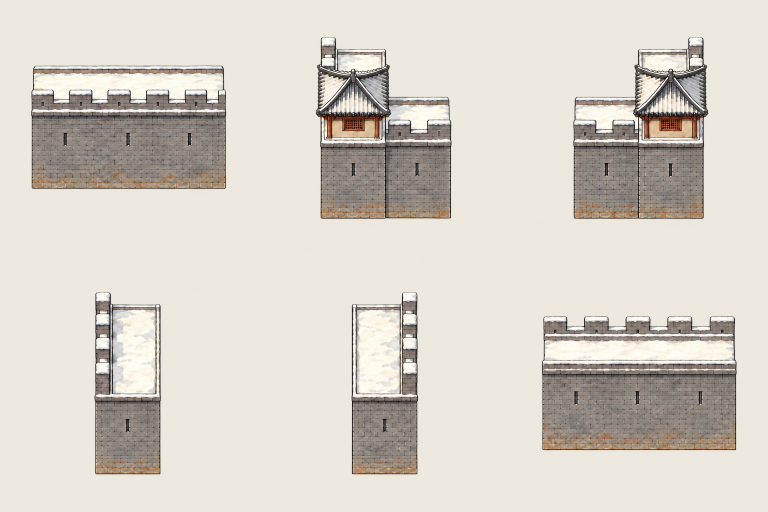
#> input picture attempts/s1-03/preview.png, 1536 x 1024 px (shown at 1/2 size)
$ python key.py s1-03/preview.png out.png out.png
#> lines starting #> are read from the running program, lines starting #| are printed output that depends on the picture
# key.py <in.png> <out.png> [preview.png]
# Deterministic magenta key. Alpha is the estimated magenta share of each pixel:
#  - near the background (within NEAR px), from p = (r+b)/2 - g, which is ~0 for
#    the warm/neutral foreground (snow, timber, rope, ink) and ~248 for magenta;
#  - everywhere, from q = b - g and from m = min(r,b) - g (shaded magenta), which is below 25 for snow (even its blue-grey
#    shadows), timber, red canvas, pine and ink, and ~247 for magenta.
# Edge colours are then un-mixed from the measured background colour, and
# fully opaque pixels are kept exactly as generated.
import sys, numpy as np
from PIL import Image
src = np.asarray(Image.open(sys.argv[1]).convert('RGB')).astype(np.float64)
r, g, b = src[..., 0], src[..., 1], src[..., 2]
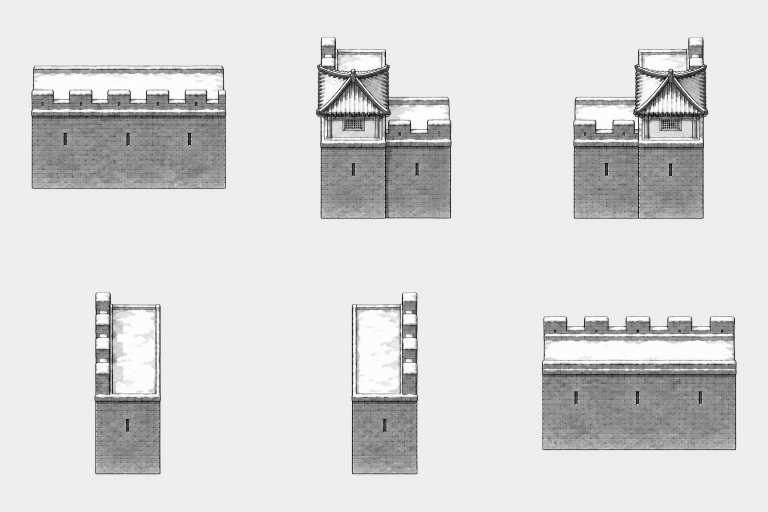
#> r: shape (1024, 1536) float64 (shown at 1/2 size); min 0, max 254, mean 216.2
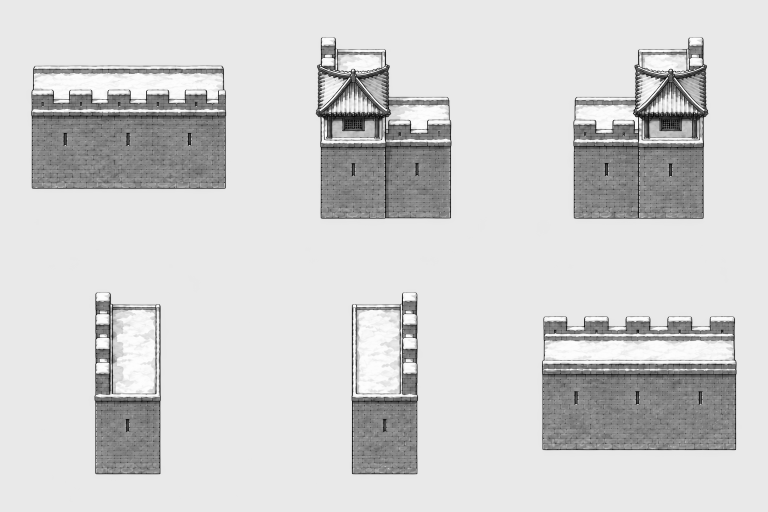
#> g: shape (1024, 1536) float64 (shown at 1/2 size); min 0, max 254, mean 210
m = np.minimum(r, b) - g
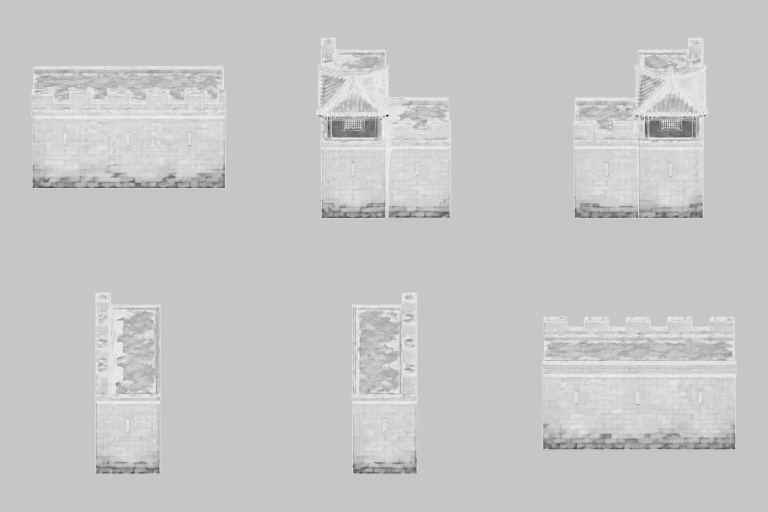
#> m: shape (1024, 1536) float64 (shown at 1/2 size); min -73, max 8, mean -9.63; drawn with min black and max white
p = (r + b) / 2 - g
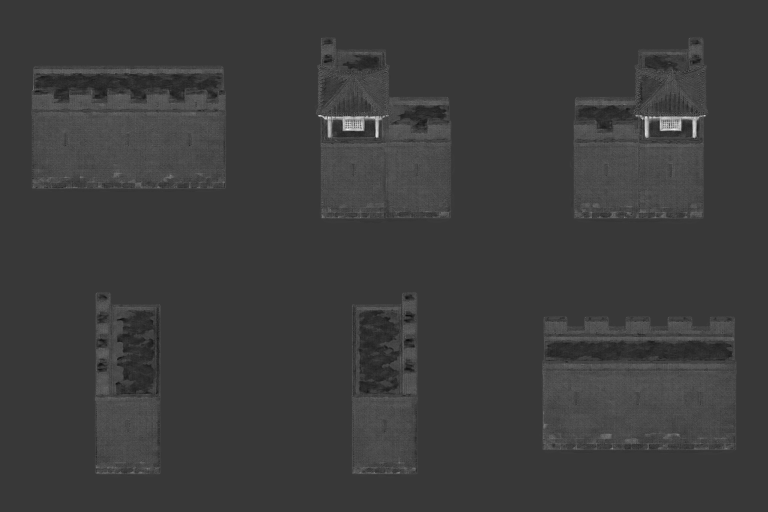
#> p: shape (1024, 1536) float64 (shown at 1/2 size); min -13.5, max 36.5, mean -1.7; drawn with min black and max white
bgmask = m > 215
#> bgmask: shape (1024, 1536) bool; every value is 0
bg = np.median(src[bgmask], axis=0)
#> bg = [nan, nan, nan]
span = (bg[0] + bg[2]) / 2 - bg[1]
#> span = nan
NEAR = 3
near = bgmask.copy()
for _ in range(NEAR):
    n = near.copy()
    n[1:] |= near[:-1]; n[:-1] |= near[1:]; n[:, 1:] |= near[:, :-1]; n[:, :-1] |= near[:, 1:]
    near = n
a_p = 1 - np.clip((p - 18) / (span - 18 - 8), 0, 1)
#> a_p: shape (1024, 1536) float64; every value is NaN or infinite
# q = b - g: magenta share for ink/timber mixes; snow shadows stay under Q0.
Q0 = 25
q = b - g
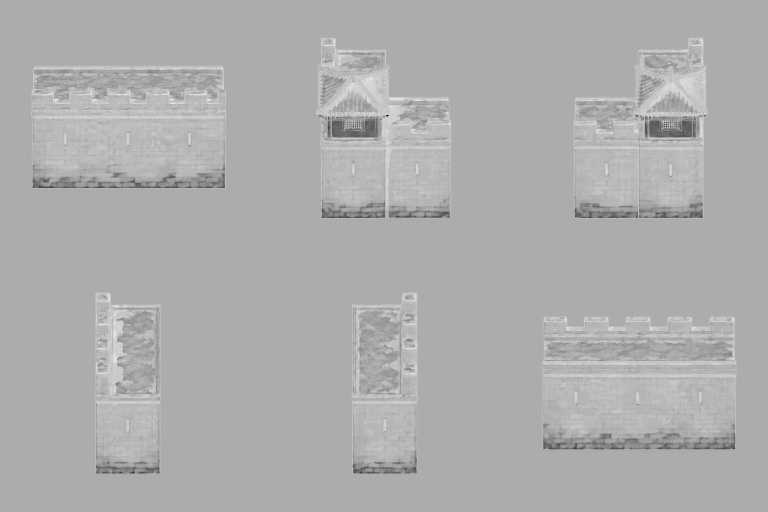
#> q: shape (1024, 1536) float64 (shown at 1/2 size); min -73, max 20, mean -9.56; drawn with min black and max white
a_q = 1 - np.clip((q - Q0) / (bg[2] - bg[1] - Q0 - 8), 0, 1)
a = np.where(near, np.minimum(a_p, a_q), a_q)
# Shaded magenta: ImageGen darkens the background inside frames (ladder rungs,
# lattice), e.g. (226,38,180). Nothing in these sheets is truly pink, so a
# pixel whose red and blue both clearly exceed green is background however dark.
M0, M1 = 40, 110
a_m = 1 - np.clip((m - M0) / (M1 - M0), 0, 1)
#> a_m: shape (1024, 1536) float64; every value is 1
a = np.minimum(a, a_m)
a[bgmask] = 0
f = (src - (1 - a)[..., None] * bg) / np.maximum(a, 1e-3)[..., None]
#> f: shape (1024, 1536, 3) float64; every value is NaN or infinite
f = np.clip(f, 0, 255)
# Un-mixing blows up noise as alpha falls (a 5% pixel can come out pure green),
# so faint edge pixels get a neutral ink tone instead, and the faintest go.
a[a < 0.12] = 0
ink = np.repeat((0.6 * (0.299 * f[..., 0] + 0.587 * f[..., 1] + 0.114 * f[..., 2]))[..., None], 3, axis=2)
w = np.clip((a - 0.12) / (0.5 - 0.12), 0, 1)[..., None]
f = np.where((a < 0.5)[..., None], w * f + (1 - w) * ink, f)
# A partial pixel that is itself magenta-tinted is shaded background mixed with
# ink, so its un-mixed colour is noise (it comes out green): use the ink tone.
f = np.where(((a < 1) & (m > M0))[..., None], ink, f)
f = np.where((a >= 1)[..., None], src, f)
f[a <= 0] = 0
out = np.dstack([f, a * 255]).round().astype(np.uint8)
#> out: shape (1024, 1536, 4); every value is 0
Image.fromarray(out, 'RGBA').save(sys.argv[2], optimize=True)
print(sys.argv[2].split('/')[-1], 'bg', bg.round().astype(int).tolist(), 'opaque', int((a >= 1).sum()), 'edge', int(((a > 0) & (a < 1)).sum()))
#| out.png bg [-9223372036854775808, -9223372036854775808, -9223372036854775808] opaque 0 edge 0
if len(sys.argv) > 3:
    im = Image.fromarray(out, 'RGBA'); w, h = im.size
#> after `w, h = im.size`: w = 1536; h = 1024
    pv = Image.new('RGB', (w, h * 2), (40, 40, 44)); pv.paste((236, 232, 220), (0, h, w, 2 * h))
#> after `pv.paste((236, 232, 220), (0, h, w, 2 * h))`:
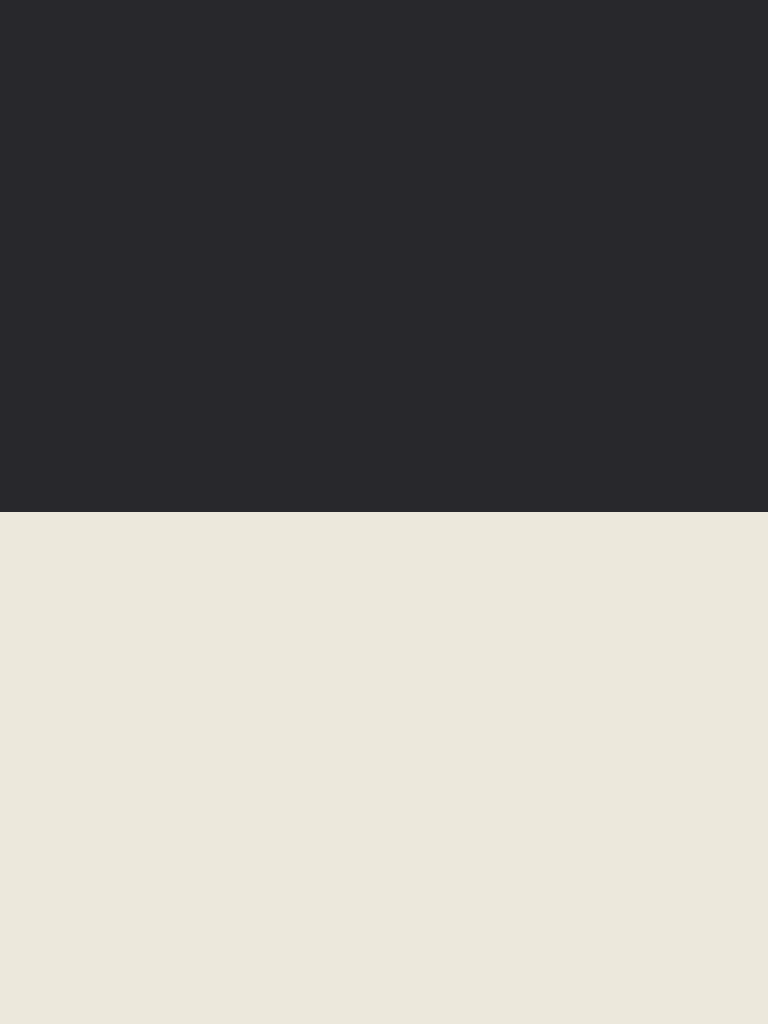
#> pv: PIL image 1536x2048 RGB (shown at 1/2 size); mean R, G, B 138, 136, 132
    pv.paste(im, (0, 0), im); pv.paste(im, (0, h), im); pv.save(sys.argv[3])
